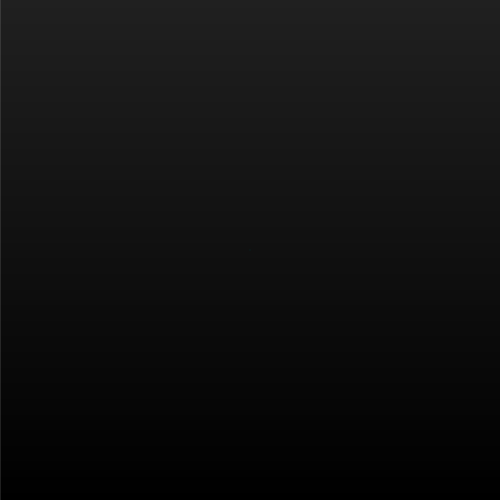
Frame 1 (no input)
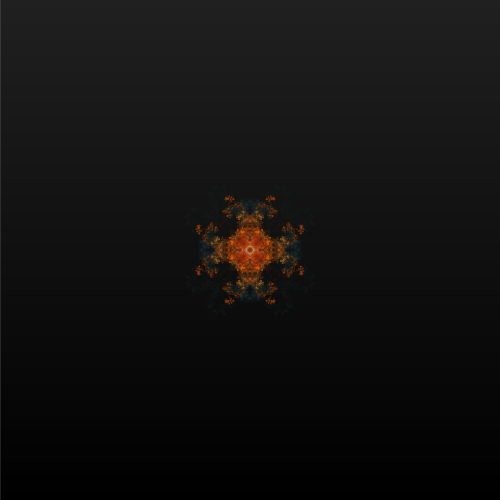
Frame 60 (the mouse pressed at the canvas centre just before this capture)
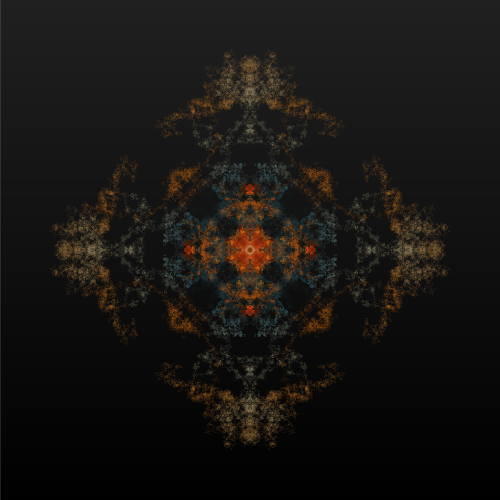
Frame 120 (the mouse held since frame 60 and released just before this capture)

The Processing sketch that drew these frames (run headless with seeded random() and noise(); from frame 60 on, the mouse is pressed at the canvas centre):

// Processing sketch: randomWalker3
// ── randomWalker3.pde
float phasorInc = 1.0 / 53030.0;
float phasorInc2 = 1.0 / 90000.0;
int nReflections = 4;
int nPointsPerFrame = 1000;
int nAngles = 8;

Walker w;
Phasor p;
Phasor p2;
float[] angles;
Palette palette;

PVector getVCoordinates(PVector v, float d, float a) {
  return new PVector(v.x + d * cos(a), v.y + d * sin(a));
}

float getAngleFromCenter(PVector v) {
  return atan2(v.y - height / 2, v.x - width / 2);
}

class Phasor {
  float inc;
  float phase;

  Phasor(float inc) {
    this.inc = inc;
  }

  void update() {
    phase += inc;

    while (phase >= 1.0) {
      phase -= 1.0;
    }
    while (phase < 0) {
      phase += 1.0;
    }
  }
}

class Walker {
  PVector v;

  Walker(float x, float y) {
    v = new PVector(x, y);
  }

  void update() {
    float gauss = p2.phase * random(2);
    v = getVCoordinates(v, gauss, angles[int(random(angles.length))]);

    float offset = width / 4;

    if (v.x >= width + offset) {
      v.x -= width + offset;
    }

    if (v.x < -offset) {
      v.x += width + offset;
    }

    if (v.y >= height + offset) {
      v.y -= height + offset;
    }

    if (v.y < 0) {
      v.y += height + offset;
    }

    float a = getAngleFromCenter(v);
    float d = dist(v.x, v.y, width / 2, height / 2);
    PVector center = new PVector(width / 2, height / 2);
    float rAngle = PI / (float) nReflections;
    noStroke();
    fill(palette.getNorm(p.phase), map(d, 0, width, 64, 12));
    gauss = max(0.5, gauss / 2);

    for (int i = 0; i < nReflections; i++) {
      float thisAngle = a + (TWO_PI / (float) nReflections) * i;

      PVector thisV = getVCoordinates(center, d, thisAngle);
      ellipse(thisV.x, thisV.y, gauss, gauss);

      thisV = getVCoordinates(center, d, PI - thisAngle);
      ellipse(thisV.x, thisV.y, gauss, gauss);
    }
  }
}

class Palette {
  ArrayList<Integer> colors;

  Palette() {
    colors = new ArrayList<Integer>();
  }

  void add(color c) {
    colors.add(c);
  }

  color getNorm(float p) {
    int index = (int) (p * colors.size());
    color c1 = colors.get(index);
    color c2 = colors.get((index + 1) % colors.size());

    return lerpColor(c1, c2, p * colors.size() - index);
  }
}

void setup() {
  size(500, 500);

  angles = new float[nAngles];
  for (int i = 0; i < angles.length; i++) {
    angles[i] = ((float) i / (float) nAngles) * TWO_PI;
  }

  w = new Walker(width / 2, height / 2);
  p = new Phasor(phasorInc);
  p2 = new Phasor(phasorInc2);

  palette = new Palette();
  /*
  The Scream
   Palette by COLOURlover
   http://www.colourlovers.com/palette/85378/The_Scream
   */
  palette.add(color(11, 17, 13));
  palette.add(color(44, 77, 86));
  palette.add(color(195, 170, 114));
  palette.add(color(220, 118, 18));
  palette.add(color(189, 50, 0));

  color c = palette.getNorm(0.0);
  for (int i = 0; i < height; i++) {
    stroke(lerpColor(color(32), color(0), (float) i / (float) height));
    line(0, i, width, i);
  }
}

void draw() {
  for (int i = 0; i < nPointsPerFrame; i++) {
    p.update();
    p2.update();
    w.update();
  }
}
